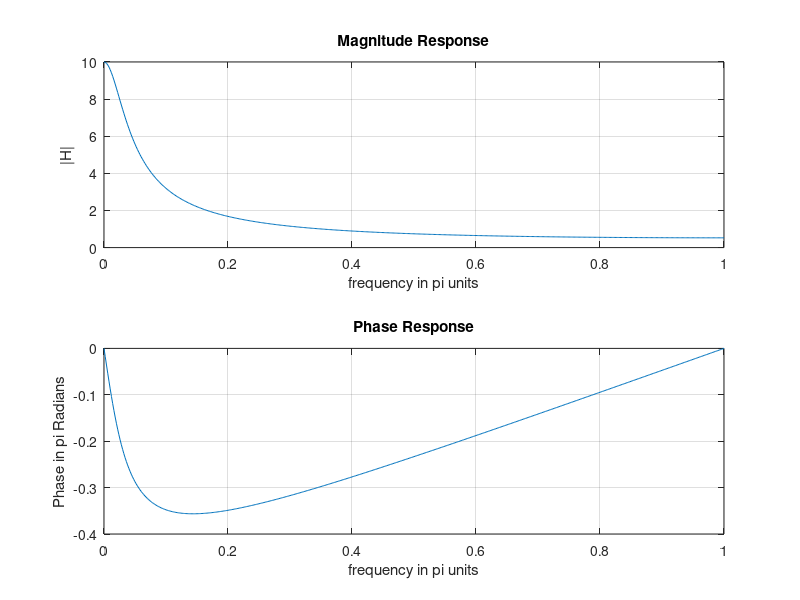

Recreate this plot in MATLAB.
%Example 3.13
w = [0:1:500]*pi/500;

H = exp(j*w) ./ (exp(j*w) - 0.9*ones(1,501));
magX = abs(H); angX = angle(H);

subplot(2,1,1); plot(w/pi,magX); grid; axis([0,1,0,10])

xlabel('frequency in pi units'); ylabel('|H|');
title('Magnitude Response');

subplot(2,1,2); plot(w/pi,angX/pi); grid
xlabel('frequency in pi units'); ylabel('Phase in pi Radians');
title('Phase Response');
